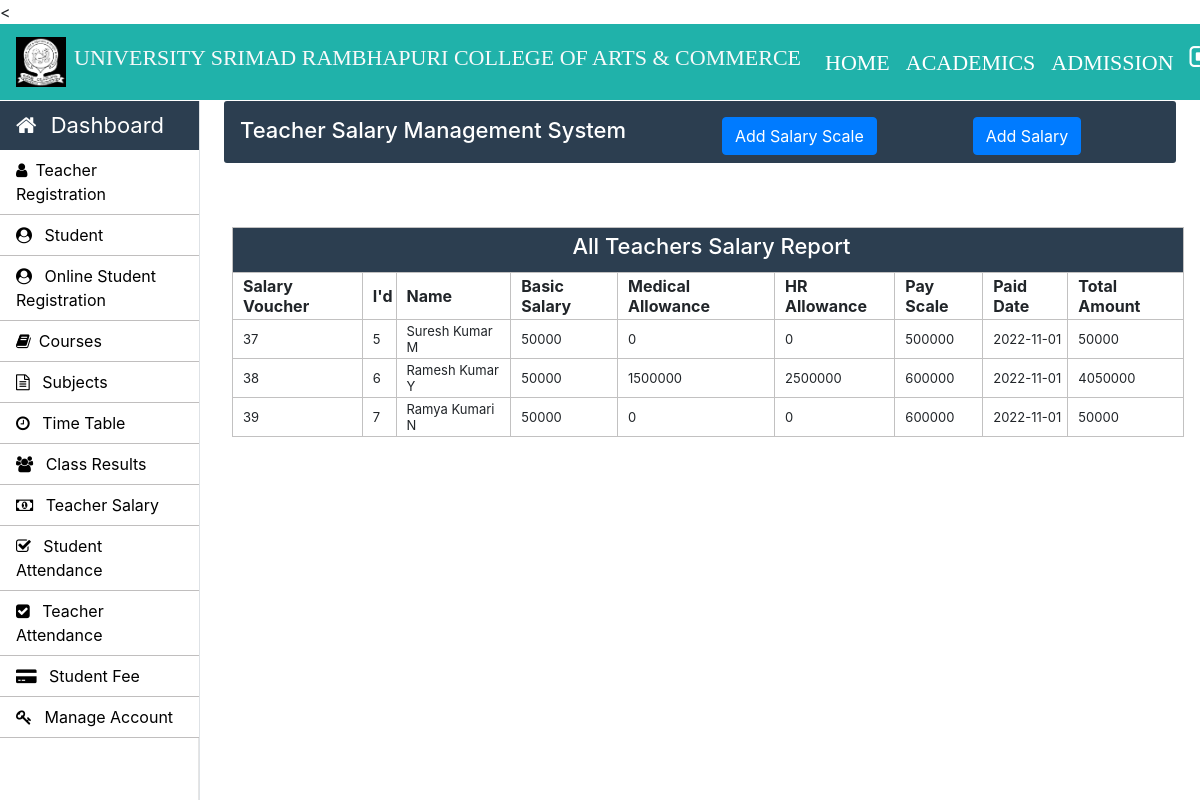
Page /Admin/teacher-salary.php (signed in) on the committed database.
### tables this page shows
CREATE TABLE `teacher_salary_allowances` (
  `teacher_id` int(11) NOT NULL,
  `basic_salary` int(11) NOT NULL,
  `medical_allowance` int(11) NOT NULL,
  `hr_allowance` int(11) NOT NULL,
  `scale` int(11) NOT NULL
);

CREATE TABLE `teacher_salary_report` (
  `salary_id` int(11) NOT NULL,
  `teacher_id` int(11) NOT NULL,
  `total_amount` int(11) NOT NULL,
  `status` varchar(11) NOT NULL,
  `paid_date` timestamp NOT NULL DEFAULT current_timestamp() ON UPDATE current_timestamp()
);

CREATE TABLE `teacher_info` (
  `teacher_id` int(11) NOT NULL,
  `first_name` varchar(30) NOT NULL,
  `middle_name` varchar(30) NOT NULL,
  `last_name` varchar(30) NOT NULL,
  `father_name` varchar(50) NOT NULL,
  `email` varchar(30) NOT NULL,
  `phone_no` varchar(11) NOT NULL,
  `profile_image` blob NOT NULL,
  `teacher_status` varchar(10) NOT NULL,
  `application_status` varchar(10) NOT NULL,
  `cnic` varchar(15) NOT NULL,
  `dob` varchar(15) NOT NULL,
  `other_phone` int(11) NOT NULL,
  `gender` varchar(10) NOT NULL,
  `permanent_address` varchar(100) NOT NULL,
  `current_address` varchar(100) NOT NULL,
  `place_of_birth` varchar(50) NOT NULL,
  `matric_complition_date` varchar(10) NOT NULL,
  `matric_awarded_date` varchar(10) NOT NULL,
  `matric_certificate` varchar(100) NOT NULL,
  `fa_complition_date` varchar(10) NOT NULL,
  `fa_awarded_date` varchar(10) NOT NULL,
  `fa_certificate` varchar(100) NOT NULL,
  `ba_complition_date` varchar(10) NOT NULL,
  `ba_awarded_date` varchar(10) NOT NULL,
  `ba_certificate` varchar(100) NOT NULL,
  `ma_complition_date` varchar(10) NOT NULL,
  `ma_awarded_date` varchar(100) NOT NULL,
  `ma_certificate` varchar(101) NOT NULL,
  `last_qualification` varchar(20) NOT NULL,
  `state` varchar(20) NOT NULL,
  `hire_date` varchar(10) NOT NULL
);

### Admin/teacher-salary.php (the view, shortened to what this page needs)
<?php
		require_once "../connection/connection.php";
	?>
<!doctype html>
<html lang="en">
	<head>
	</head>
	<body>
		<?php include('../common/common-header.php') ?>
		<?php include('../common/admin-sidebar.php') ?>
		<main role="main" class="col-xl-10 col-lg-9 col-md-8 ml-sm-auto px-md-4 w-100">
			<div class="sub-main">
				<div class="text-center d-flex flex-wrap flex-md-nowrap pt-3 pb-2 mb-3 text-white admin-dashboard pl-3">
					<div class="d-flex">
						<h4 class="mr-5">Teacher Salary Management System </h4>
						<button type="button" class="btn btn-primary ml-5 mr-5" data-toggle="modal" data-target=".bd-example-modal-lg">Add Salary Scale</button>
						<button type="button" class="btn btn-primary ml-5" data-toggle="modal" data-target=".add_salary">Add Salary</button>
					</div>
				</div>
				<div class="row">
					<div class="col-md-12 ml-2">
						<section class=" mt-3">
							<div class="row">
								<div class="col-md-8"></div>
								<div class="col-md-3 ml-5 ">
									<div class="col-md-12 pt-3 ml-5">
									</div>
								</div>
							</div>
							<div class="row">
								<div class="col-md-8"></div>
								<div class="col-md-3 ml-5 ">
									<div class="col-md-12 pt-3 ml-5">
									</div>
								</div>
							</div>
							<div class="row">
								<div class="col-md-12">
									<table class="w-100 table-elements table-three-tr" cellpadding="3">
										<tr class="table-tr-head table-three text-white">
											<td colspan="9" class=" text-center text-white"><h4>All Teachers Salary Report</h4></td>
										</tr>
										<tr class="table-tr-head">
											<th>Salary Voucher</th>
											<th>I'd</th>
											<th>Name</th>
											<th>Basic Salary</th>
											<th>Medical Allowance</th>
											<th>HR Allowance</th>
											<th>Pay Scale</th>
											<th>Paid Date</th>
											<th>Total Amount</th>
										</tr>
										<?php
											$query="select tsr.teacher_id,ti.first_name,middle_name,last_name,salary_id,basic_salary,medical_allowance,hr_allowance,scale,Date(paid_date) as paid_date,total_amount from teacher_salary_allowances tsa inner join teacher_salary_report tsr on tsa.teacher_id=tsr.teacher_id inner join teacher_info ti on ti.teacher_id=tsr.teacher_id";
											$run=mysqli_query($con,$query);
											while ($row=mysqli_fetch_array($run)) { ?>
												<tr>
													<td><?php echo $row['salary_id'] ?></td>
													<td><?php echo $row['teacher_id'] ?></td>
													<td><?php echo $row["first_name"]." ".$row["middle_name"]." ".$row["last_name"] ?></td>
													<td><?php echo $row['basic_salary'] ?></td>
													<td><?php echo ($row['basic_salary']*$row['medical_allowance']/100) ?></td>
													<td><?php echo ($row['basic_salary']*$row['hr_allowance']/100) ?></td>
													<td><?php echo $row['scale'] ?></td>
													<td><?php echo $row['paid_date'] ?></td>
													<td><?php echo $row['total_amount'] ?></td>
												</tr>
											<?php
											}
										?>
									</table>
								</div>
							</div>
						</section>
					</div>
				</div>
			</div>
		</main>
	</body>
</html>

### Css/style.css (style rules this page uses)
h4 { font-size: 22px; }
.admin-dashboard { margin-top: 1px !important; background: #2c3e50 !important; border-radius: 3px; }
.table-elements tr, td, th { font-size: 13px; border: 1px solid rgb(194, 193, 193); padding-left: 10px !important; }
.table-three { background: #2c3e50 !important; }
.table-tr-head { height: 45px !important; padding: 10px !important; margin-top: 5px !important; }
.table-font-for-transcript td, th { font-size: 16px !important; }

### rows in the picture
teacher_salary_allowances: teacher_salary_report.salary_id "37", teacher_salary_report.teacher_id "5", teacher_info.first_name "Suresh", teacher_info.middle_name "Kumar", teacher_info.last_name "M", basic_salary "50000", $row['basic_salary']*$row['medical_allowance']/100 "0", $row['basic_salary']*$row['hr_allowance']/100 "0", scale "500000", paid_date "2022-11-01", teacher_salary_report.total_amount "50000"
teacher_salary_allowances: teacher_salary_report.salary_id "38", teacher_salary_report.teacher_id "6", teacher_info.first_name "Ramesh", teacher_info.middle_name "Kumar", teacher_info.last_name "Y", basic_salary "50000", $row['basic_salary']*$row['medical_allowance']/100 "1500000", $row['basic_salary']*$row['hr_allowance']/100 "2500000", scale "600000", paid_date "2022-11-01", teacher_salary_report.total_amount "4050000"
teacher_salary_allowances: teacher_salary_report.salary_id "39", teacher_salary_report.teacher_id "7", teacher_info.first_name "Ramya", teacher_info.middle_name "Kumari", teacher_info.last_name "N", basic_salary "50000", $row['basic_salary']*$row['medical_allowance']/100 "0", $row['basic_salary']*$row['hr_allowance']/100 "0", scale "600000", paid_date "2022-11-01", teacher_salary_report.total_amount "50000"
